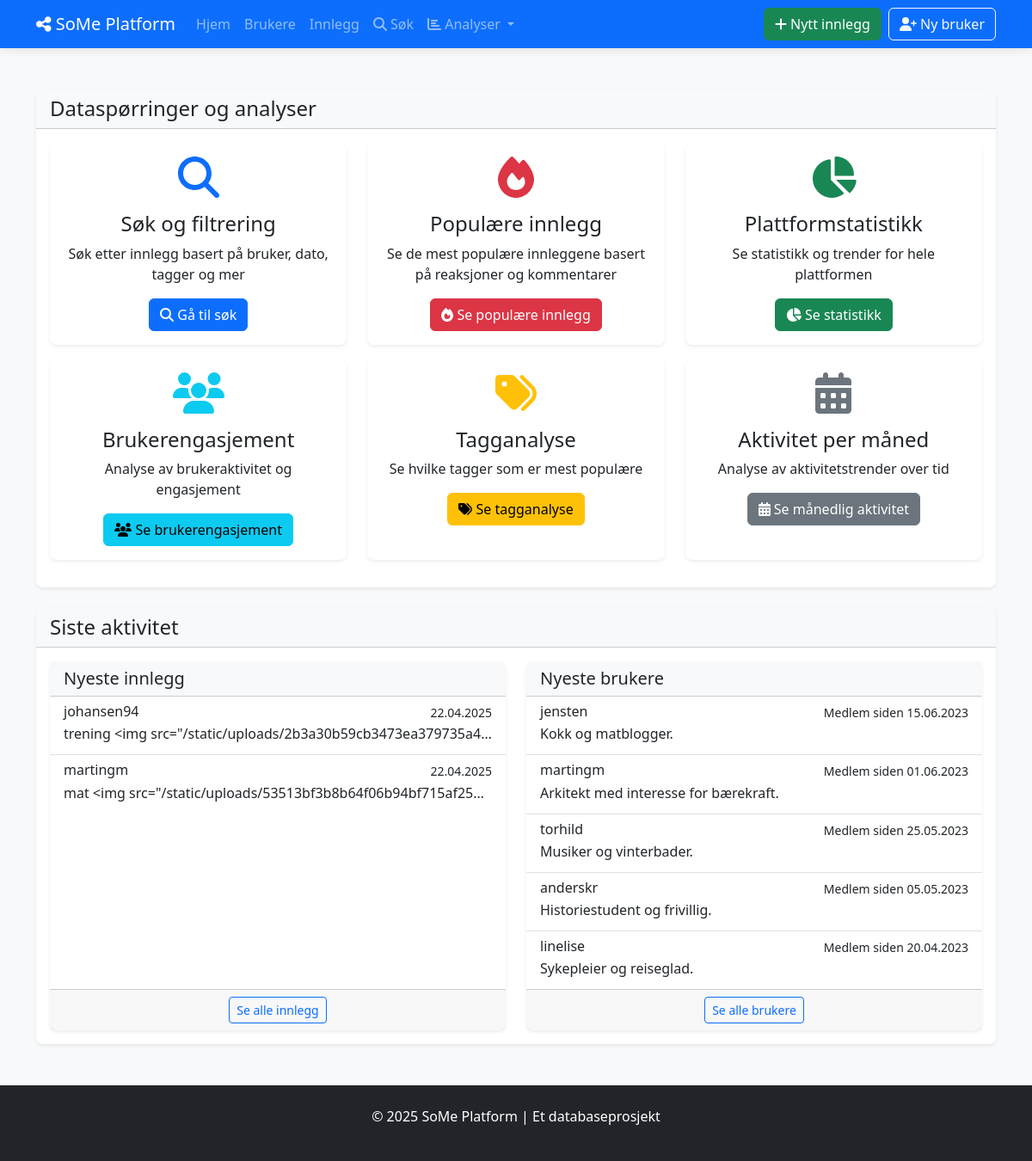
Before: / with the older database file.
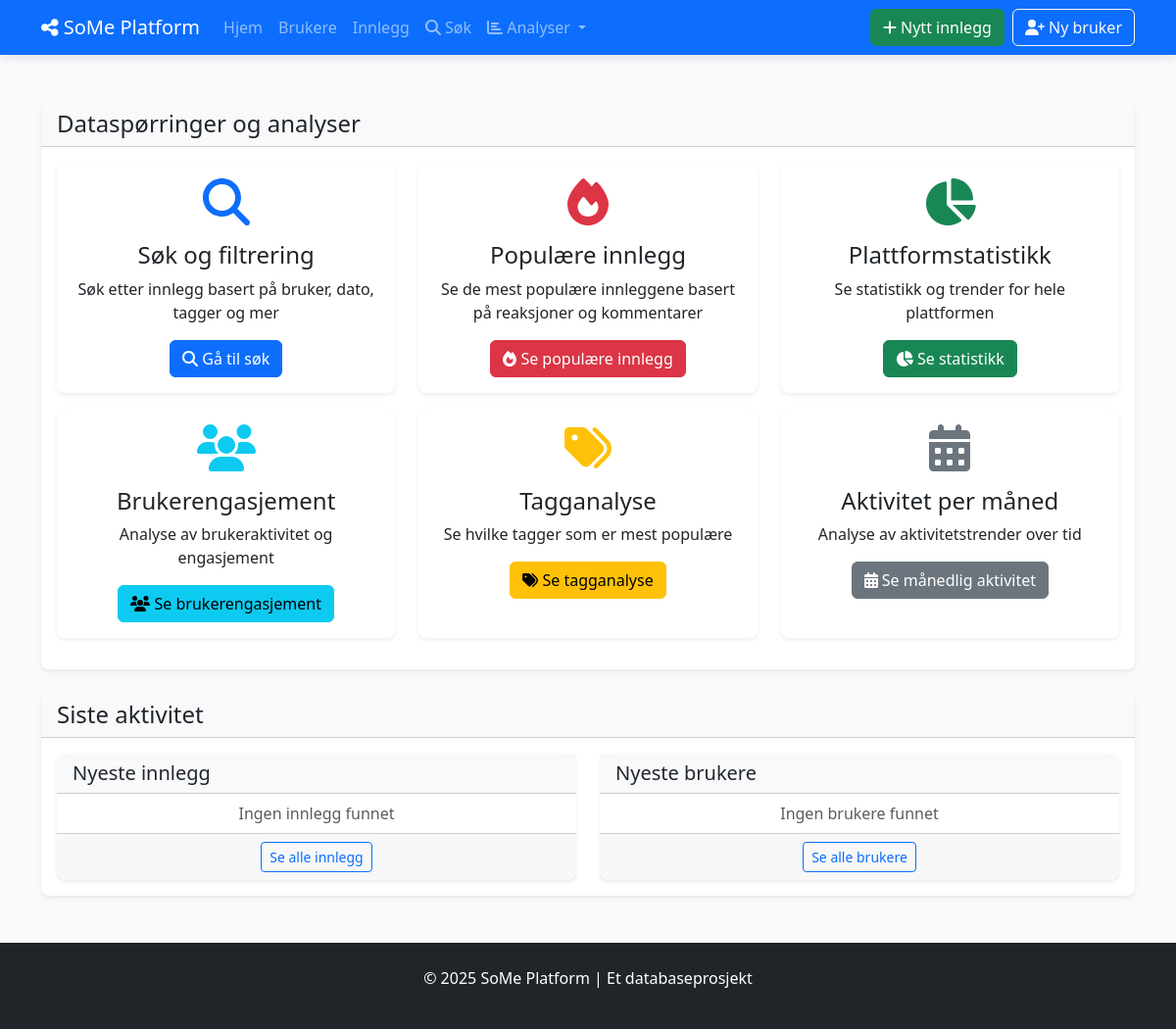
After: the same page with the newer database file.
### tables this page shows
CREATE TABLE INNLEGG (
            innlegg_id INTEGER PRIMARY KEY AUTOINCREMENT,
            innhold TEXT NOT NULL,
            opprettet_dato DATETIME NOT NULL DEFAULT CURRENT_TIMESTAMP,
            oppdatert_dato DATETIME DEFAULT CURRENT_TIMESTAMP,
            synlighet TEXT NOT NULL DEFAULT 'offentlig',
            bruker_id INTEGER NOT NULL,
            FOREIGN KEY (bruker_id) REFERENCES BRUKERE(bruker_id) ON DELETE CASCADE
        );

CREATE TABLE BRUKERE (
            bruker_id INTEGER PRIMARY KEY AUTOINCREMENT,
            brukernavn TEXT NOT NULL UNIQUE,
            epost TEXT NOT NULL UNIQUE,
            passord_hash TEXT NOT NULL,
            profilbilde TEXT,
            bio TEXT,
            registrerings_dato DATE NOT NULL DEFAULT CURRENT_DATE,
            fødselsdato DATE,
            status TEXT DEFAULT 'aktiv'
        );

### social_media_app/app.py (the view)
@app.route('/')
def index():
    with Database() as db:
        newest_posts = db.fetchall("""
            SELECT i.*, b.brukernavn
            FROM INNLEGG i
            JOIN BRUKERE b ON i.bruker_id = b.bruker_id
            ORDER BY i.opprettet_dato DESC LIMIT 5
        """)
        newest_posts = [format_date_fields(post, ['opprettet_dato', 'oppdatert_dato']) for post in newest_posts]
        newest_users = db.fetchall("""
            SELECT * FROM BRUKERE
            ORDER BY registrerings_dato DESC LIMIT 5
        """)
        newest_users = [format_date_fields(user, ['registrerings_dato', 'fødselsdato']) for user in newest_users]
    return render_template('index.html', newest_posts=newest_posts, newest_users=newest_users)

### social_media_app/app.py (called while the page is built)
def format_date_fields(item, date_fields=None):
    if not item:
        return None
    if not isinstance(item, dict):
        item = dict(item)
    if date_fields:
        for field in date_fields:
            if field in item and item[field]:
                try:
                    if 'T' in item[field]:  # ISO format
                        item[field] = datetime.fromisoformat(item[field].replace('Z', '+00:00'))
                    else:  # SQLite default format
                        item[field] = datetime.strptime(item[field], '%Y-%m-%d %H:%M:%S')
                except (ValueError, TypeError):
                    try:
                        item[field] = datetime.strptime(item[field], '%Y-%m-%d')
                    except (ValueError, TypeError):
                        pass  # Keep original if parsing fails
    return item

### social_media_app/db_config.py (called while the page is built)
    def __enter__(self):
        return self

    def __exit__(self, exc_type, exc_val, exc_tb):
        self.cursor.close()
        if self.conn:
            self.conn.close()

    def fetchall(self, sql, params=None):
        self.cursor.execute(sql, params or ())
        return self.cursor.fetchall()

### social_media_app/templates/index.html (shortened to what this page needs)
{% extends "base.html" %}
{% block content %}
<div class="row justify-content-center mt-4">
    <div class="col-md-12">
        <div class="card shadow-sm">
            <div class="card-header bg-light">
                <h2 class="h4 mb-0">Dataspørringer og analyser</h2>
            </div>
            <div class="card-body">
                <div class="row">
                    <div class="col-md-4 mb-3">
                        <div class="card h-100 border-0 shadow-sm">
                            <div class="card-body text-center">
                                <i class="fas fa-search fa-3x text-primary mb-3"></i>
                                <h4>Søk og filtrering</h4>
                                <p>Søk etter innlegg basert på bruker, dato, tagger og mer</p>
                                <a href="{{ url_for('search') }}" class="btn btn-primary">
                                    <i class="fas fa-search"></i> Gå til søk
                                </a>
                            </div>
                        </div>
                    </div>
                    <div class="col-md-4 mb-3">
                        <div class="card h-100 border-0 shadow-sm">
                            <div class="card-body text-center">
                                <i class="fas fa-fire fa-3x text-danger mb-3"></i>
                                <h4>Populære innlegg</h4>
                                <p>Se de mest populære innleggene basert på reaksjoner og kommentarer</p>
                                <a href="{{ url_for('popular_posts') }}" class="btn btn-danger">
                                    <i class="fas fa-fire"></i> Se populære innlegg
                                </a>
                            </div>
                        </div>
                    </div>
                    <div class="col-md-4 mb-3">
                        <div class="card h-100 border-0 shadow-sm">
                            <div class="card-body text-center">
                                <i class="fas fa-chart-pie fa-3x text-success mb-3"></i>
                                <h4>Plattformstatistikk</h4>
                                <p>Se statistikk og trender for hele plattformen</p>
                                <a href="{{ url_for('platform_stats') }}" class="btn btn-success">
                                    <i class="fas fa-chart-pie"></i> Se statistikk
                                </a>
                            </div>
                        </div>
                    </div>
                    <div class="col-md-4 mb-3">
                        <div class="card h-100 border-0 shadow-sm">
                            <div class="card-body text-center">
                                <i class="fas fa-users fa-3x text-info mb-3"></i>
                                <h4>Brukerengasjement</h4>
                                <p>Analyse av brukeraktivitet og engasjement</p>
                                <a href="{{ url_for('user_engagement') }}" class="btn btn-info">
                                    <i class="fas fa-users"></i> Se brukerengasjement
                                </a>
                            </div>
                        </div>
                    </div>
                    <div class="col-md-4 mb-3">
                        <div class="card h-100 border-0 shadow-sm">
                            <div class="card-body text-center">
                                <i class="fas fa-tags fa-3x text-warning mb-3"></i>
                                <h4>Tagganalyse</h4>
                                <p>Se hvilke tagger som er mest populære</p>
                                <a href="{{ url_for('tag_analysis') }}" class="btn btn-warning">
                                    <i class="fas fa-tags"></i> Se tagganalyse
                                </a>
                            </div>
                        </div>
                    </div>
                    <div class="col-md-4 mb-3">
                        <div class="card h-100 border-0 shadow-sm">
                            <div class="card-body text-center">
                                <i class="fas fa-calendar-alt fa-3x text-secondary mb-3"></i>
                                <h4>Aktivitet per måned</h4>
                                <p>Analyse av aktivitetstrender over tid</p>
                                <a href="{{ url_for('activity_by_month') }}" class="btn btn-secondary">
                                    <i class="fas fa-calendar-alt"></i> Se månedlig aktivitet
                                </a>
                            </div>
                        </div>
                    </div>
                </div>
            </div>
        </div>
    </div>
</div>
<div class="row mt-4">
    <div class="col-md-12">
        <div class="card shadow-sm">
            <div class="card-header bg-light">
                <h2 class="h4 mb-0">Siste aktivitet</h2>
            </div>
            <div class="card-body">
                <div class="row">
                    <div class="col-md-6">
                        <div class="card border-0 shadow-sm h-100">
                            <div class="card-header bg-light">
                                <h5 class="mb-0">Nyeste innlegg</h5>
                            </div>
                            <div class="card-body p-0">
                                <div class="list-group list-group-flush">
                                    {% for post in newest_posts %}
                                    <a href="{{ url_for('view_post', post_id=post.innlegg_id) }}" class="list-group-item list-group-item-action">
                                        <div class="d-flex w-100 justify-content-between">
                                            <h6 class="mb-1">{{ post.brukernavn }}</h6>
                                            <small>{{ post.opprettet_dato.strftime('%d.%m.%Y') }}</small>
                                        </div>
                                        <p class="mb-1 text-truncate">{{ post.innhold }}</p>
                                    </a>
                                    {% else %}
                                    <div class="list-group-item text-center text-muted">
                                        Ingen innlegg funnet
                                    </div>
                                    {% endfor %}
                                </div>
                            </div>
                            <div class="card-footer text-center">
                                <a href="{{ url_for('list_posts') }}" class="btn btn-sm btn-outline-primary">Se alle innlegg</a>
                            </div>
                        </div>
                    </div>
                    <div class="col-md-6">
                        <div class="card border-0 shadow-sm h-100">
                            <div class="card-header bg-light">
                                <h5 class="mb-0">Nyeste brukere</h5>
                            </div>
                            <div class="card-body p-0">
                                <div class="list-group list-group-flush">
                                    {% for user in newest_users %}
                                    <a href="{{ url_for('view_user', user_id=user.bruker_id) }}" class="list-group-item list-group-item-action">
                                        <div class="d-flex w-100 justify-content-between">
                                            <h6 class="mb-1">{{ user.brukernavn }}</h6>
                                            <small>Medlem siden {{ user.registrerings_dato.strftime('%d.%m.%Y') }}</small>
                                        </div>
                                        <p class="mb-1 text-truncate">{{ user.bio }}</p>
                                    </a>
                                    {% else %}
                                    <div class="list-group-item text-center text-muted">
                                        Ingen brukere funnet
                                    </div>
                                    {% endfor %}
                                </div>
                            </div>
                            <div class="card-footer text-center">
                                <a href="{{ url_for('list_users') }}" class="btn btn-sm btn-outline-primary">Se alle brukere</a>
                            </div>
                        </div>
                    </div>
                </div>
            </div>
        </div>
    </div>
</div>
{% endblock %}

### social_media_app/templates/base.html (shortened to what this page needs)
<!DOCTYPE html>
<html lang="no">
<head>
<link rel="stylesheet" href="https://cdn.jsdelivr.net/npm/bootstrap@5.3.2/dist/css/bootstrap.min.css">
<link rel="stylesheet" href="{{ url_for('static', filename='style.css') }}">
<link rel="stylesheet" href="https://cdnjs.cloudflare.com/ajax/libs/font-awesome/6.4.2/css/all.min.css">
</head>
<body class="bg-light">
<nav class="navbar navbar-expand-lg navbar-dark bg-primary">
<div class="container">
<a class="navbar-brand" href="{{ url_for('index') }}">
<i class="fas fa-share-alt"></i> SoMe Platform
</a>
<div class="collapse navbar-collapse" id="navbarNav">
<ul class="navbar-nav me-auto">
<li class="nav-item">
<a class="nav-link" href="{{ url_for('index') }}">Hjem</a>
</li>
<li class="nav-item">
<a class="nav-link" href="{{ url_for('list_users') }}">Brukere</a>
</li>
<li class="nav-item">
<a class="nav-link" href="{{ url_for('list_posts') }}">Innlegg</a>
</li>
<li class="nav-item">
<a class="nav-link" href="{{ url_for('search') }}">
<i class="fas fa-search"></i> Søk
</a>
</li>
<li class="nav-item dropdown">
<a class="nav-link dropdown-toggle" href="#" id="navbarAnalyticsDropdown" role="button"
data-bs-toggle="dropdown" aria-expanded="false">
<i class="fas fa-chart-bar"></i> Analyser
</a>
</li>
</ul>
<div class="navbar-nav">
<a href="{{ url_for('show_create_post') }}" class="btn btn-success me-2">
<i class="fas fa-plus"></i> Nytt innlegg
</a>
<a href="{{ url_for('show_create_user') }}" class="btn btn-outline-light">
<i class="fas fa-user-plus"></i> Ny bruker
</a>
</div>
</div>
</div>
</nav>
<div class="container mt-4">
 {% block content %}{% endblock %}
</div>
<footer class="bg-dark text-white py-4 mt-5">
<div class="container text-center">
<p>© 2025 SoMe Platform | Et databaseprosjekt</p>
</div>
</footer>
</body>
</html>

### social_media_app/static/style.css (style rules this page uses)
body { background-color: #f8f9fa; min-height: 100vh; display: flex; flex-direction: column; }
footer { margin-top: auto; }
.card { border-radius: 0.5rem; border: none; transition: transform 0.2s, box-shadow 0.2s; }
.navbar { box-shadow: 0 2px 10px rgba(0, 0, 0, 0.1); }

Changed rows visible on the page:
removed INNLEGG: brukernavn "johansen94", opprettet_dato "22.04.2025", innhold "trening <img src=\"/static/uploads/2b3a30b59cb3473ea379735a4…"
removed INNLEGG: brukernavn "martingm", opprettet_dato "22.04.2025", innhold "mat <img src=\"/static/uploads/53513bf3b8b64f06b94bf715af25…"
removed BRUKERE: brukernavn "jensten", registrerings_dato "15.06.2023", bio "Kokk og matblogger."
removed BRUKERE: brukernavn "martingm", registrerings_dato "01.06.2023", bio "Arkitekt med interesse for bærekraft."
removed BRUKERE: brukernavn "torhild", registrerings_dato "25.05.2023", bio "Musiker og vinterbader."
removed BRUKERE: brukernavn "anderskr", registrerings_dato "05.05.2023", bio "Historiestudent og frivillig."
removed BRUKERE: brukernavn "linelise", registrerings_dato "20.04.2023", bio "Sykepleier og reiseglad."
Other visible differences:
text now shown: "Ingen innlegg funnet Ingen brukere funnet"
